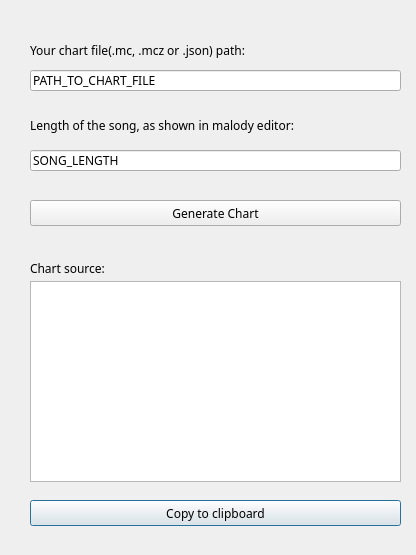
<?xml version="1.0" encoding="UTF-8"?>
<ui version="4.0">
 <class>Dialog</class>
 <widget class="QDialog" name="Dialog">
  <property name="geometry">
   <rect>
    <x>0</x>
    <y>0</y>
    <width>416</width>
    <height>555</height>
   </rect>
  </property>
  <property name="font">
   <font>
    <family>微软雅黑</family>
   </font>
  </property>
  <property name="windowTitle">
   <string>Chart Converter</string>
  </property>
  <widget class="QLineEdit" name="length">
   <property name="geometry">
    <rect>
     <x>30</x>
     <y>150</y>
     <width>371</width>
     <height>21</height>
    </rect>
   </property>
   <property name="text">
    <string>SONG_LENGTH</string>
   </property>
  </widget>
  <widget class="QPushButton" name="copy">
   <property name="geometry">
    <rect>
     <x>30</x>
     <y>500</y>
     <width>371</width>
     <height>26</height>
    </rect>
   </property>
   <property name="text">
    <string>Copy to clipboard</string>
   </property>
  </widget>
  <widget class="QLineEdit" name="path">
   <property name="geometry">
    <rect>
     <x>30</x>
     <y>70</y>
     <width>371</width>
     <height>21</height>
    </rect>
   </property>
   <property name="text">
    <string>PATH_TO_CHART_FILE</string>
   </property>
  </widget>
  <widget class="QLabel" name="guide2">
   <property name="geometry">
    <rect>
     <x>30</x>
     <y>110</y>
     <width>331</width>
     <height>31</height>
    </rect>
   </property>
   <property name="text">
    <string>Length of the song, as shown in malody editor:</string>
   </property>
   <property name="wordWrap">
    <bool>true</bool>
   </property>
  </widget>
  <widget class="QPushButton" name="generateChart">
   <property name="geometry">
    <rect>
     <x>30</x>
     <y>200</y>
     <width>371</width>
     <height>26</height>
    </rect>
   </property>
   <property name="text">
    <string>Generate Chart</string>
   </property>
  </widget>
  <widget class="QLabel" name="guide1">
   <property name="geometry">
    <rect>
     <x>30</x>
     <y>40</y>
     <width>361</width>
     <height>21</height>
    </rect>
   </property>
   <property name="text">
    <string>Your chart file(.mc, .mcz or .json) path:</string>
   </property>
   <property name="wordWrap">
    <bool>true</bool>
   </property>
  </widget>
  <widget class="QLabel" name="guide3">
   <property name="geometry">
    <rect>
     <x>30</x>
     <y>260</y>
     <width>91</width>
     <height>16</height>
    </rect>
   </property>
   <property name="text">
    <string>Chart source:</string>
   </property>
  </widget>
  <widget class="QTextBrowser" name="chartSource">
   <property name="geometry">
    <rect>
     <x>30</x>
     <y>281</y>
     <width>371</width>
     <height>201</height>
    </rect>
   </property>
   <property name="html">
    <string>&lt;!DOCTYPE HTML PUBLIC &quot;-//W3C//DTD HTML 4.0//EN&quot; &quot;http://www.w3.org/TR/REC-html40/strict.dtd&quot;&gt;
&lt;html&gt;&lt;head&gt;&lt;meta name=&quot;qrichtext&quot; content=&quot;1&quot; /&gt;&lt;style type=&quot;text/css&quot;&gt;
p, li { white-space: pre-wrap; }
&lt;/style&gt;&lt;/head&gt;&lt;body style=&quot; font-family:'微软雅黑'; font-size:9pt; font-weight:400; font-style:normal;&quot;&gt;
&lt;p style=&quot;-qt-paragraph-type:empty; margin-top:0px; margin-bottom:0px; margin-left:0px; margin-right:0px; -qt-block-indent:0; text-indent:0px;&quot;&gt;&lt;br /&gt;&lt;/p&gt;&lt;/body&gt;&lt;/html&gt;</string>
   </property>
  </widget>
  <widget class="QLabel" name="name">
   <property name="geometry">
    <rect>
     <x>30</x>
     <y>240</y>
     <width>251</width>
     <height>16</height>
    </rect>
   </property>
   <property name="text">
    <string/>
   </property>
  </widget>
 </widget>
 <resources/>
 <connections>
  <connection>
   <sender>generateChart</sender>
   <signal>clicked()</signal>
   <receiver>Dialog</receiver>
   <slot>accept()</slot>
   <hints>
    <hint type="sourcelabel">
     <x>160</x>
     <y>212</y>
    </hint>
    <hint type="destinationlabel">
     <x>156</x>
     <y>277</y>
    </hint>
   </hints>
  </connection>
  <connection>
   <sender>copy</sender>
   <signal>clicked()</signal>
   <receiver>Dialog</receiver>
   <slot>accept()</slot>
   <hints>
    <hint type="sourcelabel">
     <x>155</x>
     <y>512</y>
    </hint>
    <hint type="destinationlabel">
     <x>156</x>
     <y>277</y>
    </hint>
   </hints>
  </connection>
 </connections>
</ui>
